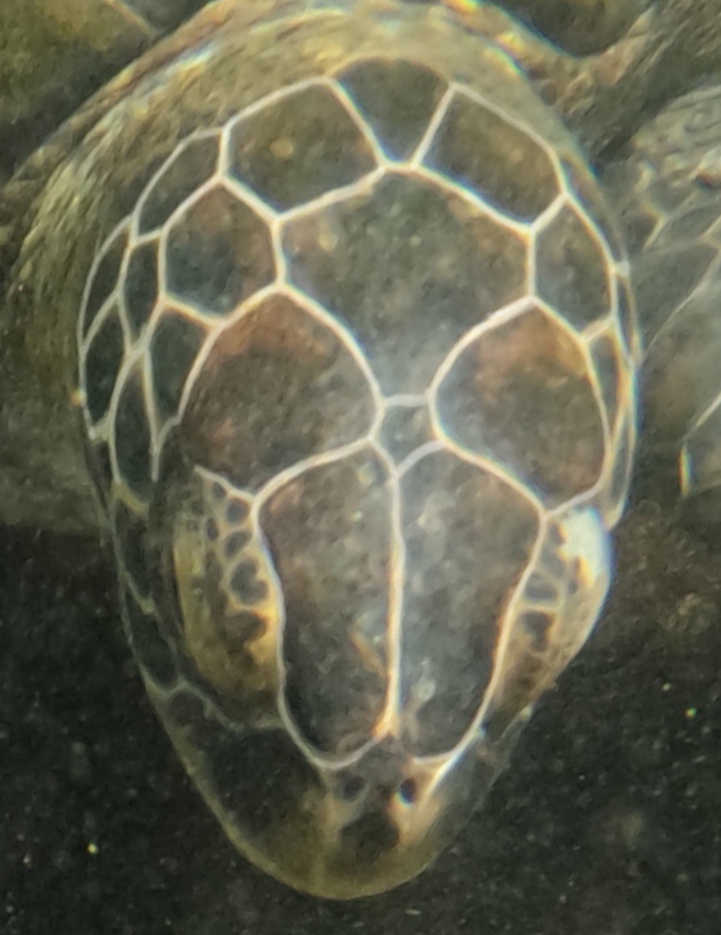
#> input picture notebooks/imgs/imgs_sel/tartaruga1B.JPG, 721 x 935 px, found by its file name
$ jupyter execute sift.ipynb
#> lines starting #> are read from the running program, lines starting #| are printed output that depends on the picture; after the words box and inside, x2 and y2 are one past the last pixel; in counts of white or black regions, pixels touching at a corner belong together
[cell 1]
import cv2
import matplotlib.pyplot as plt
import numpy as np
import math

[cell 2]
img1 = cv2.imread("tartaruga1B.JPG")
#> img1 is the input picture: shape (935, 721, 3); mean B, G, R 81.1, 100.5, 101
img_gray1 = cv2.cvtColor(img1, cv2.COLOR_BGR2GRAY)
#img_gray1=cv2.GaussianBlur(img_gray1, (5, 5), 0)
t, img_gray1=cv2.threshold(img_gray1, 150, 255, cv2.THRESH_BINARY)
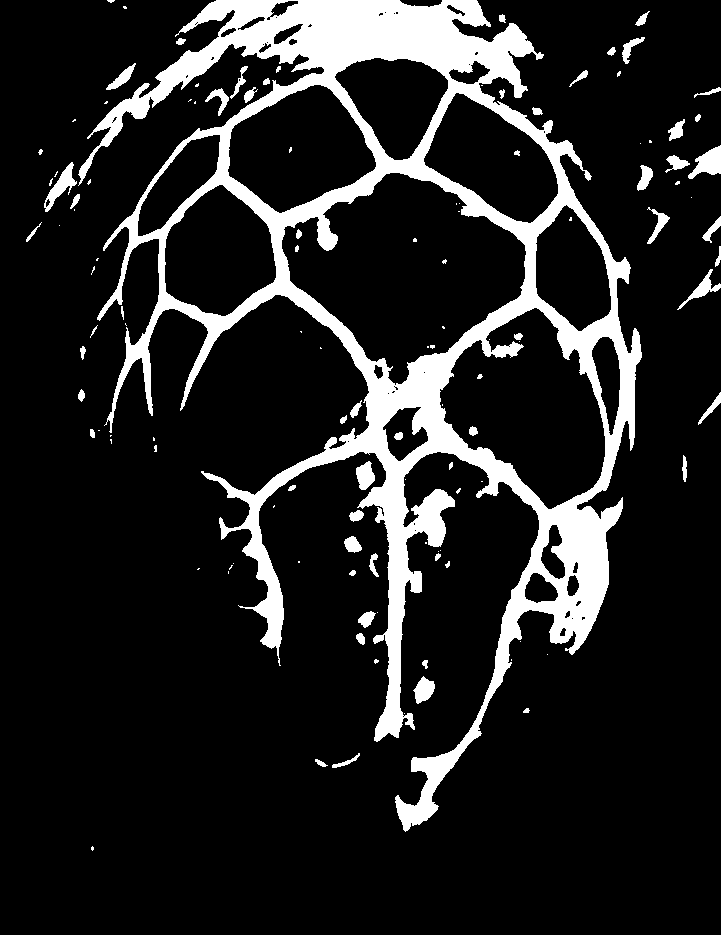
#> img_gray1: shape (935, 721); 13.7% white; 121 white regions (61 under 20 px), largest, box (x1, y1, x2, y2) and area: (78, 0, 642, 832) 84780, (688, 145, 721, 179) 598, (44, 162, 77, 212) 536

img2 = cv2.imread("tartaruga2.JPG")
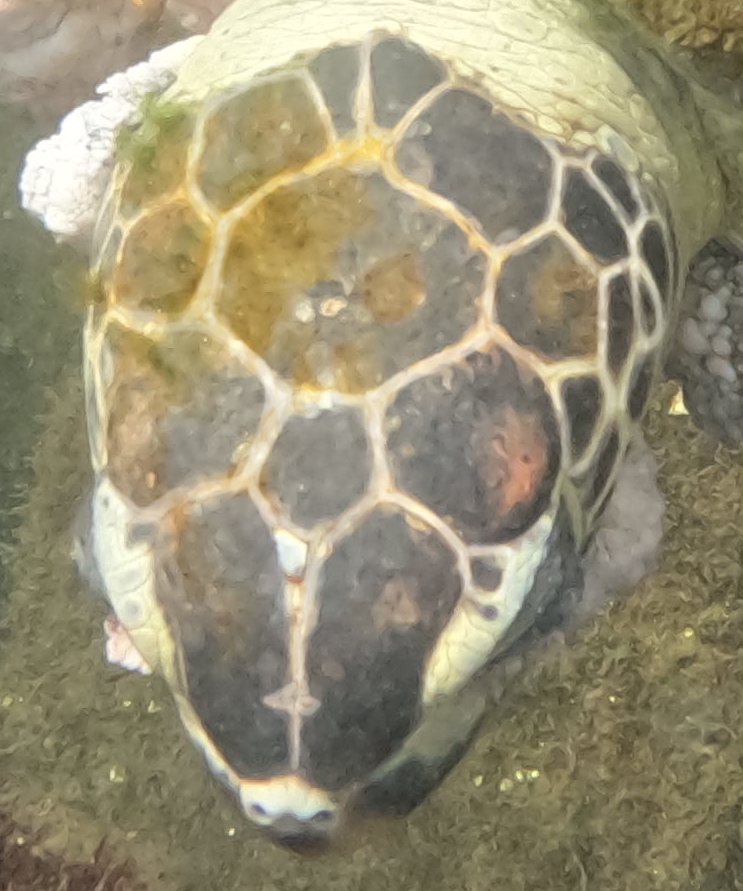
#> input picture notebooks/imgs/imgs_sel/tartaruga2.JPG, 743 x 891 px, found by its file name
#> img2 is the input picture: shape (891, 743, 3); mean B, G, R 117.1, 143.2, 150.7
img_gray2 = cv2.cvtColor(img2, cv2.COLOR_BGR2GRAY)
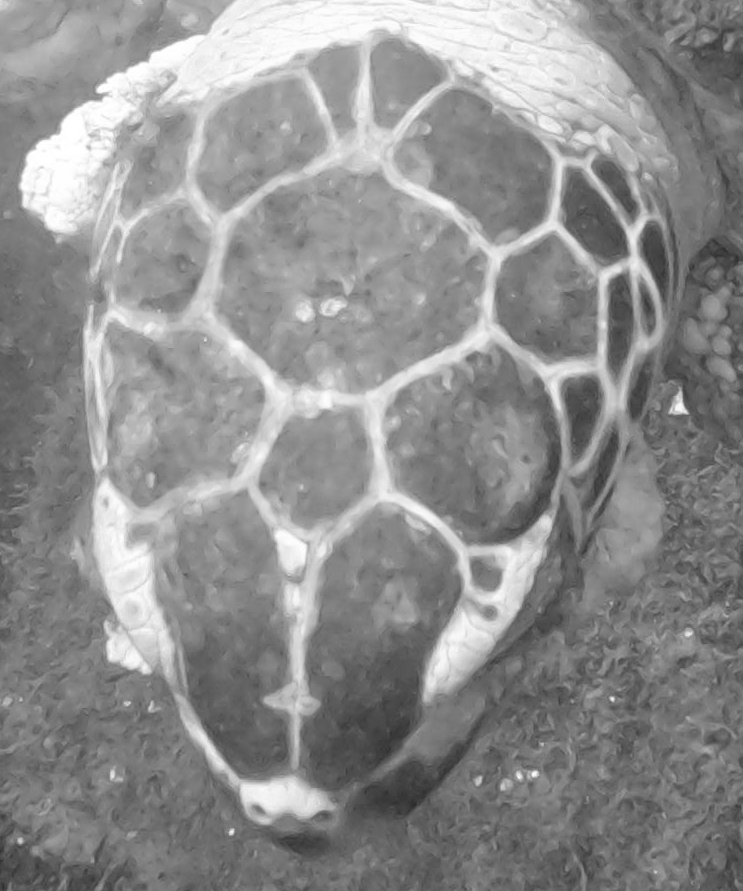
#> img_gray2: shape (891, 743); min 41, max 255, mean 142.4
#img_gray2=cv2.GaussianBlur(img_gray2, (5, 5), 0)
t, img_gray2=cv2.threshold(img_gray2, 150, 255, cv2.THRESH_BINARY)
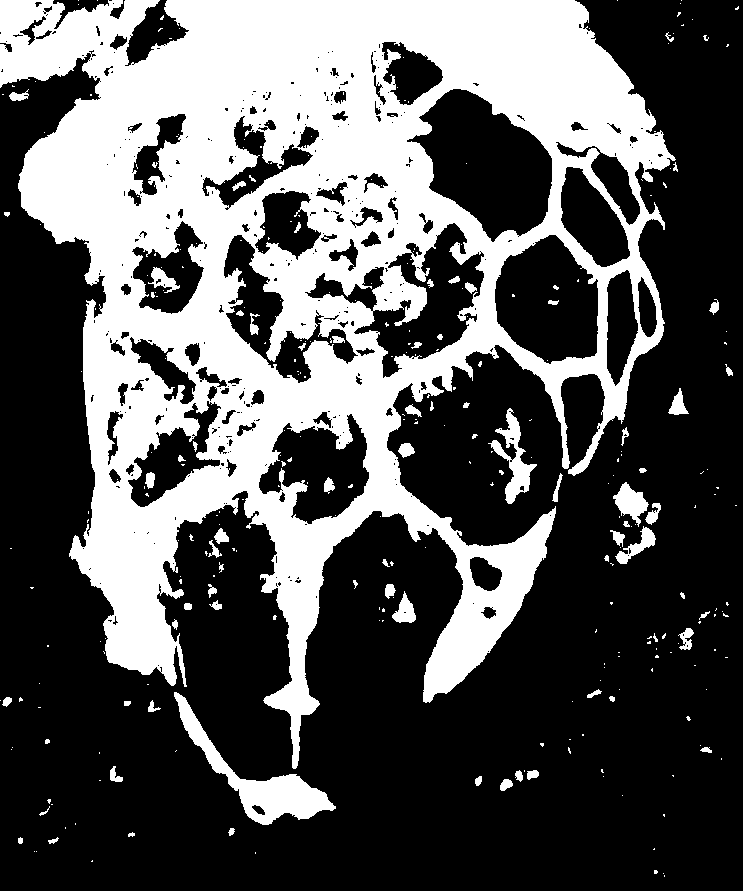
#> img_gray2: shape (891, 743); 34.6% white; 316 white regions (242 under 20 px), largest, box (x1, y1, x2, y2) and area: (0, 0, 676, 769) 215581, (174, 692, 336, 825) 4546, (488, 408, 537, 504) 1453

[cell 3]
med_val1 = np.median(img_gray1)
#> med_val1 = 0
med_val2 = np.median(img_gray2)
#> med_val2 = 0
lower1 = int(max(0 ,0.7*med_val1))
#> lower1 = 0
upper1 = int(min(255,1.3*med_val1))
#> upper1 = 0
lower2 = int(max(0 ,0.7*med_val2))
#> lower2 = 0
upper2 = int(min(255,1.3*med_val2))
#> upper2 = 0
edges1 = cv2.Canny(img_gray1, lower1, upper1)
#> edges1: shape (935, 721); 2.3% white in thin lines or dots, all inside (x1, y1, x2, y2) = (25, 0, 721, 851)
edges2 = cv2.Canny(img_gray2, lower2, upper2)
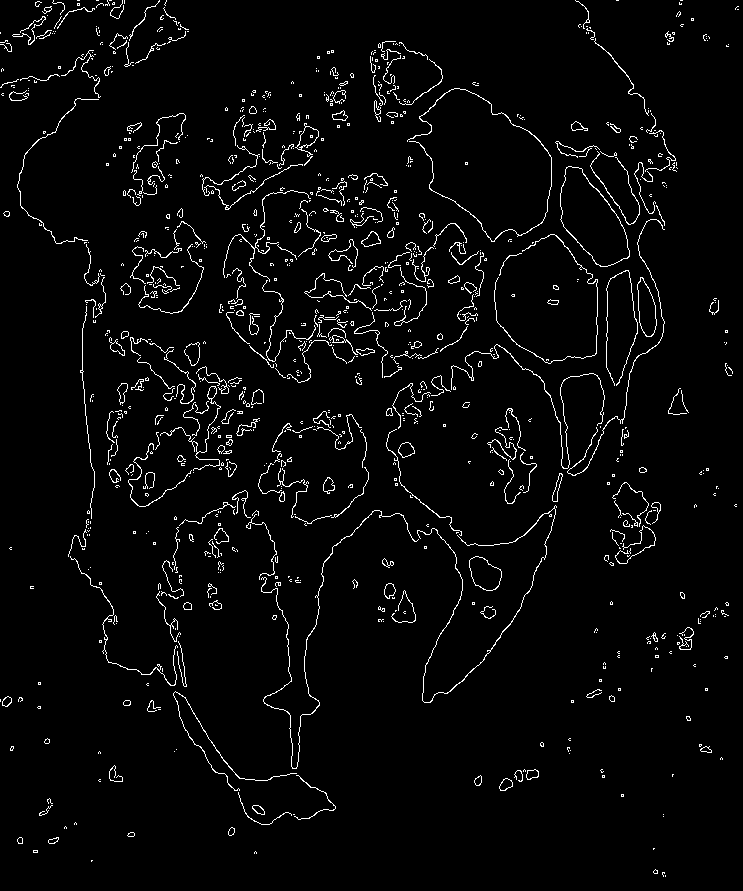
#> edges2: shape (891, 743); 3.3% white in thin lines or dots

[cell 4]
contours1, hierarchy1 = cv2.findContours(edges1, cv2.RETR_TREE, cv2.CHAIN_APPROX_NONE)
#> contours1 = 383 contours, 271 with area under 20; largest, box (x1, y1, x2, y2) and area: (227, 84, 376, 213) 12461, (227, 84, 376, 213) 12387, (164, 184, 276, 316) 10418, (164, 184, 276, 316) 10336, (423, 92, 558, 223) 10052

contours2, hierarchy2 = cv2.findContours(edges2, cv2.RETR_TREE, cv2.CHAIN_APPROX_NONE)
#> contours2 = 1216 contours, 1089 with area under 20; largest, box (x1, y1, x2, y2) and area: (560, 166, 630, 267) 4080, (560, 166, 630, 267) 4034, (469, 556, 502, 591) 762, (637, 277, 657, 337) 758, (469, 556, 502, 591) 754

[cell 5]
cv2.drawContours(img1, contours1, -1, (0, 255, 0), 2)
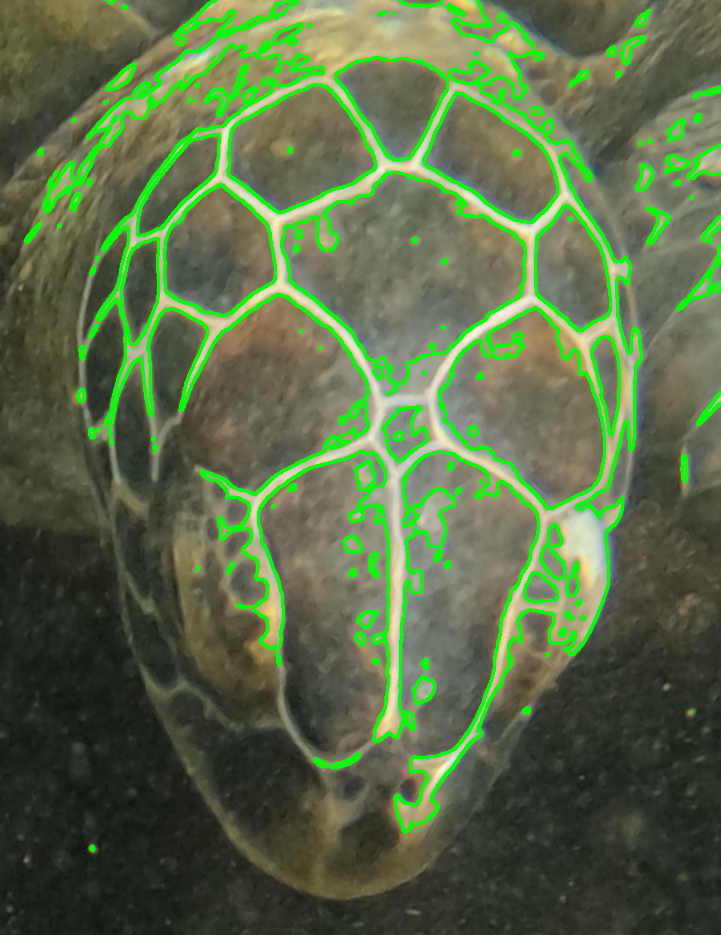
#> img1: shape (935, 721, 3); 7.85% of pixels changed, all inside (x1, y1, x2, y2) = (24, 0, 721, 852)
plt.imshow(img1)

[cell 6]
cv2.drawContours(img2, contours2, -1, (0, 255, 0), 2)
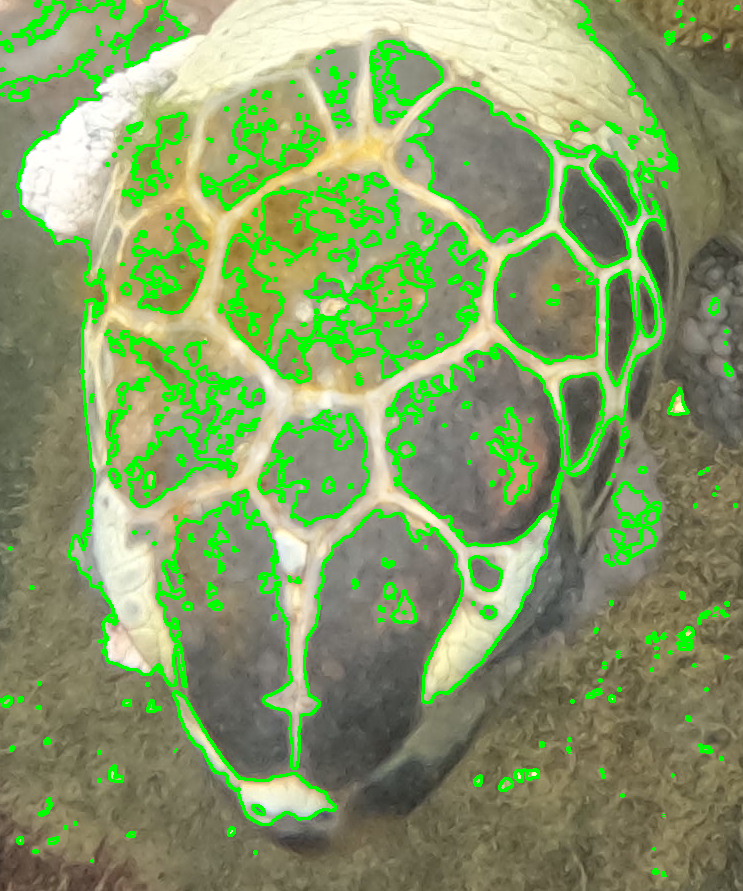
#> img2: shape (891, 743, 3); 10.97% of pixels changed, all inside (x1, y1, x2, y2) = (0, 0, 740, 878)
plt.imshow(img2)

[cell 7]
d2=cv2.matchShapes(edges1, edges2, cv2.CONTOURS_MATCH_I2, 0)
#> d2 = 0.143
d2
#> Out = 0.143
